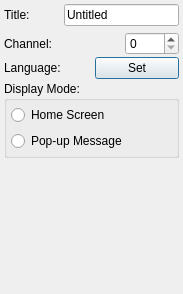
<ui version="4.0" >
 <author></author>
 <comment></comment>
 <exportmacro></exportmacro>
 <class>ChannelEdit</class>
 <widget class="QDialog" name="ChannelEdit" >
  <property name="geometry" >
   <rect>
    <x>0</x>
    <y>0</y>
    <width>183</width>
    <height>294</height>
   </rect>
  </property>
  <property name="windowTitle" >
   <string>Channel</string>
  </property>
  <layout class="QVBoxLayout" >
   <property name="margin" >
    <number>4</number>
   </property>
   <property name="spacing" >
    <number>2</number>
   </property>
   <item>
    <layout class="QGridLayout" >
     <property name="margin" >
      <number>0</number>
     </property>
     <property name="spacing" >
      <number>6</number>
     </property>
     <item row="0" column="0" >
      <widget class="QLabel" name="label_2" >
       <property name="text" >
        <string>Title:</string>
       </property>
      </widget>
     </item>
     <item row="1" column="0" colspan="2" >
      <widget class="QLabel" name="label_3" >
       <property name="text" >
        <string>Channel:</string>
       </property>
      </widget>
     </item>
     <item row="0" column="1" colspan="2" >
      <widget class="QLineEdit" name="title" >
       <property name="text" >
        <string>Untitled</string>
       </property>
      </widget>
     </item>
     <item row="1" column="2" >
      <widget class="QSpinBox" name="num" >
       <property name="maximum" >
        <number>999</number>
       </property>
      </widget>
     </item>
    </layout>
   </item>
   <item>
    <layout class="QHBoxLayout" >
     <property name="margin" >
      <number>0</number>
     </property>
     <property name="spacing" >
      <number>6</number>
     </property>
     <item>
      <widget class="QLabel" name="label_5" >
       <property name="text" >
        <string>Language:</string>
       </property>
      </widget>
     </item>
     <item>
      <widget class="QPushButton" name="btnLang" >
       <property name="text" >
        <string>Set</string>
       </property>
      </widget>
     </item>
    </layout>
   </item>
   <item>
    <widget class="QGroupBox" name="displayMode" >
     <property name="title" >
      <string>Display Mode:</string>
     </property>
     <layout class="QHBoxLayout" >
      <property name="margin" >
       <number>4</number>
      </property>
      <property name="spacing" >
       <number>2</number>
      </property>
      <item>
       <layout class="QVBoxLayout" >
        <property name="margin" >
         <number>0</number>
        </property>
        <property name="spacing" >
         <number>6</number>
        </property>
        <item>
         <widget class="QRadioButton" name="homeScreen" >
          <property name="text" >
           <string>Home Screen</string>
          </property>
         </widget>
        </item>
        <item>
         <widget class="QRadioButton" name="popup" >
          <property name="text" >
           <string>Pop-up Message</string>
          </property>
         </widget>
        </item>
       </layout>
      </item>
     </layout>
    </widget>
   </item>
   <item>
    <spacer>
     <property name="orientation" >
      <enum>Qt::Vertical</enum>
     </property>
     <property name="sizeHint" >
      <size>
       <width>164</width>
       <height>71</height>
      </size>
     </property>
    </spacer>
   </item>
  </layout>
 </widget>
 <tabstops>
  <tabstop>title</tabstop>
  <tabstop>num</tabstop>
  <tabstop>btnLang</tabstop>
 </tabstops>
 <resources/>
 <connections/>
</ui>
